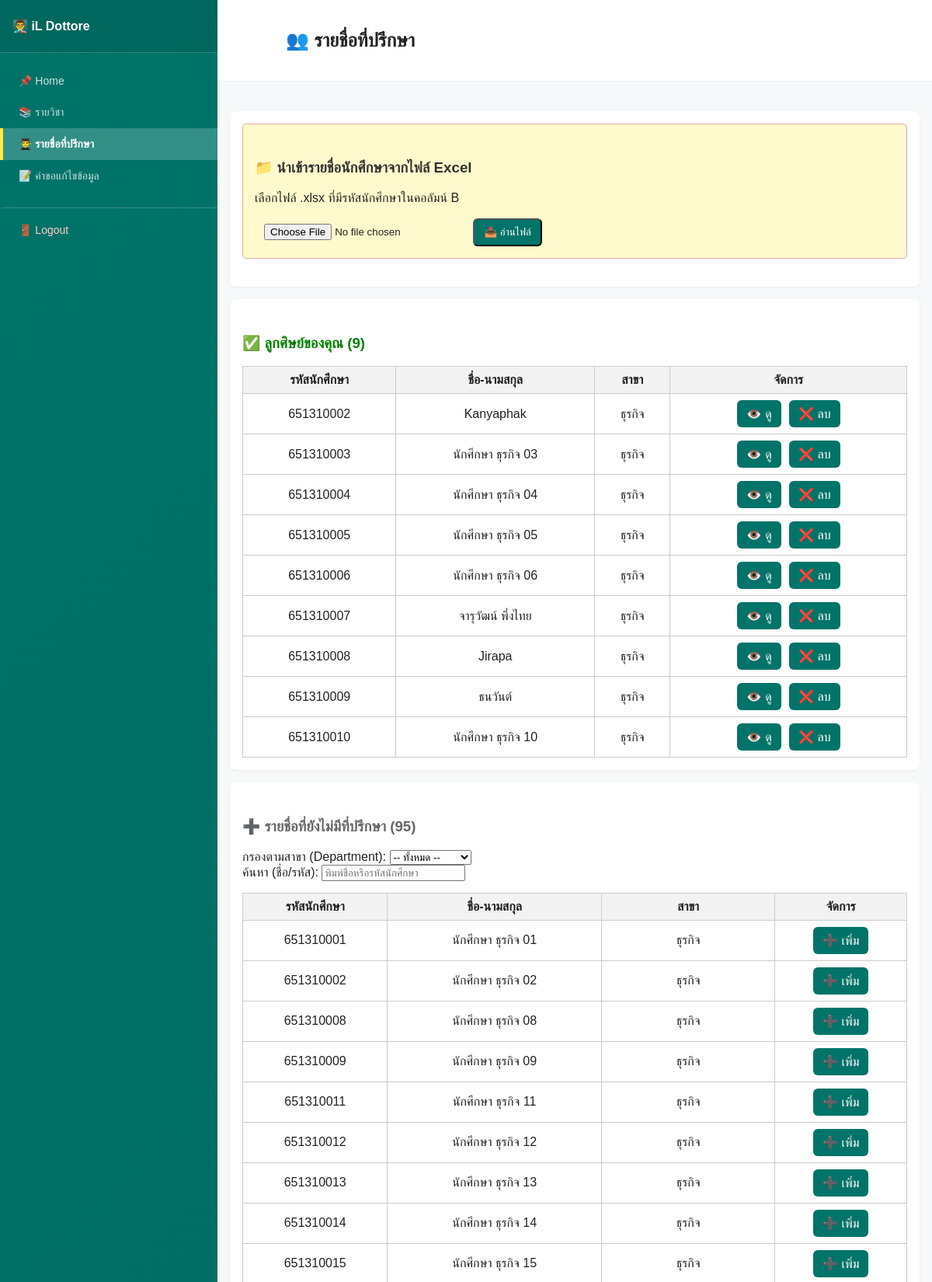
Screenshot of /liff/advisor_students.php (signed in, upper part) with the database file from the repository.
### tables this page shows
CREATE TABLE `students` (
  `user_id` int(11) NOT NULL,
  `student_code` varchar(20) DEFAULT NULL,
  `full_name` varchar(100) DEFAULT NULL,
  `class_group` varchar(50) DEFAULT NULL,
  `advisor_id` int(11) DEFAULT NULL
);

### liff/advisor_students.php (the view, shortened to what this page needs)
<?php
include("../config.php");
$teacherId = $_SESSION['teacher_id'];
$students = $conn->query("
  SELECT
    st.user_id,
    st.student_code,
    st.full_name,
    st.class_group,
    st.advisor_id,
    (st.advisor_id = $teacherId) AS is_my_advisee
  FROM students st
  ORDER BY st.student_code
");
$my_advisees = [];
$not_assigned = [];
$already_assigned = [];
while ($st = $students->fetch_assoc()) {
  if ($st['is_my_advisee']) {
    $my_advisees[] = $st;
  } elseif ($st['advisor_id'] === null) {
    $not_assigned[] = $st;
  } else {
    $already_assigned[] = $st;
  }
}
?>
<!DOCTYPE html>
<html>
<head>
<link rel="stylesheet" href="css/sidebar.css">
<link rel="stylesheet" href="css/advisor_students.css">
<link rel="stylesheet" href="css/modal-popup.css">
</head>
<body>
<?php include('sidebar.php'); ?>
<div class="main-wrapper">
  <div class="header">
    <h2 id="page-title">👥 รายชื่อที่ปรึกษา</h2>
  </div>
  <div class="content-area">
    <div class="container page-container">
  <div class="card import-card">
    <div class="upload-section">
      <h3 class="section-title">📁 นำเข้ารายชื่อนักศึกษาจากไฟล์ Excel</h3>
      <p class="section-description">เลือกไฟล์ .xlsx ที่มีรหัสนักศึกษาในคอลัมน์ B</p>
      <input type="file" id="excelFile" class="file-input" accept=".xlsx" />
      <button onclick="importExcel()" class="btn btn-import">📤 อ่านไฟล์</button>
    </div>
  </div>
  <div class="card advisees-card">
    <h3 class="section-header my-advisees-section">✅ ลูกศิษย์ของคุณ (<?= count($my_advisees) ?>)</h3>
    <table class="advisees-table">
      <thead>
        <tr class="table-header">
          <th class="col-code">รหัสนักศึกษา</th>
          <th class="col-name">ชื่อ-นามสกุล</th>
          <th class="col-dept">สาขา</th>
          <th class="col-actions">จัดการ</th>
        </tr>
      </thead>
      <tbody>
        <?php if (count($my_advisees) > 0): ?>
          <?php foreach ($my_advisees as $st): ?>
          <tr class="table-row">
            <td class="col-code"><?= htmlspecialchars($st['student_code']) ?></td>
            <td class="col-name"><?= htmlspecialchars($st['full_name']) ?></td>
            <td class="col-dept"><?= htmlspecialchars($st['class_group']) ?></td>
            <td class="col-actions">
              <a href="advisee_profile.php?id=<?= $st['user_id'] ?>" class="btn btn-primary" style="margin-right:6px;">👁️ ดู</a>
              <a href="../api/advisor_student_remove.php?student=<?= $st['user_id'] ?>" class="btn btn-danger" onclick="return confirm('ยืนยันลบ?')">❌ ลบ</a>
            </td>
          </tr>
          <?php endforeach; ?>
        <?php else: ?>
          <tr class="table-row empty-row">
            <td colspan="4" class="empty-cell">ยังไม่มีลูกศิษย์</td>
          </tr>
        <?php endif; ?>
      </tbody>
    </table>
  </div>
  <div class="card available-card">
    <h3 class="section-header available-section">➕ รายชื่อที่ยังไม่มีที่ปรึกษา (<?= count($not_assigned) ?>)</h3>
    <div class="filters-section">
      <div class="filter-group">
        <label for="departmentFilter" class="filter-label">กรองตามสาขา (Department):</label>
        <select id="departmentFilter" class="filter-select" onchange="filterStudents()">
          <option value="">-- ทั้งหมด --</option>
        </select>
      </div>
      <div class="filter-group">
        <label for="searchInput" class="filter-label">ค้นหา (ชื่อ/รหัส):</label>
        <input type="text" id="searchInput" class="filter-input" placeholder="พิมพ์ชื่อหรือรหัสนักศึกษา" onkeyup="filterStudents()">
      </div>
    </div>
    <table id="studentTable" class="students-table">
      <thead>
        <tr class="table-header">
          <th class="col-code">รหัสนักศึกษา</th>
          <th class="col-name">ชื่อ-นามสกุล</th>
          <th class="col-dept">สาขา</th>
          <th class="col-actions">จัดการ</th>
        </tr>
      </thead>
      <tbody>
        <?php if (count($not_assigned) > 0): ?>
          <?php foreach ($not_assigned as $st): ?>
          <tr class="student-row" data-code="<?= htmlspecialchars($st['student_code']) ?>"
              data-name="<?= htmlspecialchars($st['full_name']) ?>"
              data-class="<?= htmlspecialchars($st['class_group']) ?>">
            <td class="col-code"><?= htmlspecialchars($st['student_code']) ?></td>
            <td class="col-name"><?= htmlspecialchars($st['full_name']) ?></td>
            <td class="col-dept"><?= htmlspecialchars($st['class_group']) ?></td>
            <td class="col-actions">
              <a href="../api/advisor_student_add.php?student=<?= $st['user_id'] ?>" class="btn btn-success">➕ เพิ่ม</a>
            </td>
          </tr>
          <?php endforeach; ?>
        <?php else: ?>
          <tr class="table-row empty-row">
            <td colspan="4" class="empty-cell">ไม่มีนักศึกษาที่ยังไม่มีที่ปรึกษา</td>
          </tr>
        <?php endif; ?>
      </tbody>
    </table>
  </div>
</div>
    </div>
  </div>
</body>
</html>

### liff/css/sidebar.css (style rules this page uses)
body { display: flex; flex-direction: row; margin: 0; height: 100vh; overflow: hidden; }
.main-wrapper { flex: 1; display: flex; flex-direction: column; overflow-y: auto; background: #f6f8fa; }
.header { background: #fff url('../image/teacher_dashboard-php.png') no-repeat 16px center; background-size: 56px; padding: 18px 18px 18px 88px; border-bottom: 1px solid #e9eef3; flex-shrink: 0; }
.content-area { flex: 1; overflow-y: auto; padding: 0; }
.container { max-width: 100%; margin: 22px auto; padding: 16px; width: 100%; box-sizing: border-box; }

### liff/css/default_page.css (style rules this page uses)
body { font-family:Arial,Helvetica,sans-serif; background:#f6f8fa; color:#222; margin:0 }
.header { background:#fff url('../image/teacher_dashboard-php.png') no-repeat 16px center;background-size:56px; padding:18px 18px 18px 88px; border-bottom:1px solid #e9eef3 }
.container { max-width:980px; margin:22px auto; padding:16px }
.card { background:#fff; border-radius:8px; box-shadow:0 1px 3px rgba(0,0,0,0.06); padding:16px; margin-bottom:16px }
.btn { display:inline-block; padding:8px 12px; background:#007469; color:#fff; border-radius:6px; text-decoration:none }

### liff/advisor_students.php (style rules this page uses)
table { border-collapse: collapse; width:100%; margin-top: 15px; }
th, td { border:1px solid #ccc; padding:8px; text-align:center; }
th { background-color: #f2f2f2; }
h3 { margin-top: 30px; color: #333; }
.my-advisees-section { color: green; }
.available-section { color: #666; }
.upload-section { background-color: #fffacd; padding: 15px; border-radius: 5px; margin-bottom: 20px; border: 1px solid #daa; }
.upload-section input[type="file"], .upload-section button { padding: 8px 12px; }
.hover-effect { cursor: pointer; transition: background-color .35s; }

### rows the page displays
students: student_code "651310002", full_name "Kanyaphak", class_group "ธุรกิจ"
students: student_code "651310003", full_name "นักศึกษา ธุรกิจ 03", class_group "ธุรกิจ"
students: student_code "651310004", full_name "นักศึกษา ธุรกิจ 04", class_group "ธุรกิจ"
students: student_code "651310005", full_name "นักศึกษา ธุรกิจ 05", class_group "ธุรกิจ"
students: student_code "651310006", full_name "นักศึกษา ธุรกิจ 06", class_group "ธุรกิจ"
students: student_code "651310007", full_name "จารุวัฒน์ พึ่งไทย", class_group "ธุรกิจ"
students: student_code "651310008", full_name "Jirapa", class_group "ธุรกิจ"
students: student_code "651310009", full_name "ธนวันต์", class_group "ธุรกิจ"
students: student_code "651310010", full_name "นักศึกษา ธุรกิจ 10", class_group "ธุรกิจ"
students: student_code "651310001", full_name "นักศึกษา ธุรกิจ 01", class_group "ธุรกิจ"
students: student_code "651310002", full_name "นักศึกษา ธุรกิจ 02", class_group "ธุรกิจ"
students: student_code "651310008", full_name "นักศึกษา ธุรกิจ 08", class_group "ธุรกิจ"
students: student_code "651310009", full_name "นักศึกษา ธุรกิจ 09", class_group "ธุรกิจ"
students: student_code "651310011", full_name "นักศึกษา ธุรกิจ 11", class_group "ธุรกิจ"
students: student_code "651310012", full_name "นักศึกษา ธุรกิจ 12", class_group "ธุรกิจ"
students: student_code "651310013", full_name "นักศึกษา ธุรกิจ 13", class_group "ธุรกิจ"
students: student_code "651310014", full_name "นักศึกษา ธุรกิจ 14", class_group "ธุรกิจ"
students: student_code "651310015", full_name "นักศึกษา ธุรกิจ 15", class_group "ธุรกิจ"

### other values shown
$_SESSION['teacher_name'] "iL Dottore"
$item['title'] "📌 Home"
$item['title'] "📚 รายวิชา"
$item['title'] "👨‍🎓 รายชื่อที่ปรึกษา"
$item['title'] "📝 คำขอแก้ไขข้อมูล"
count($my_advisees) "9"
count($not_assigned) "95"
